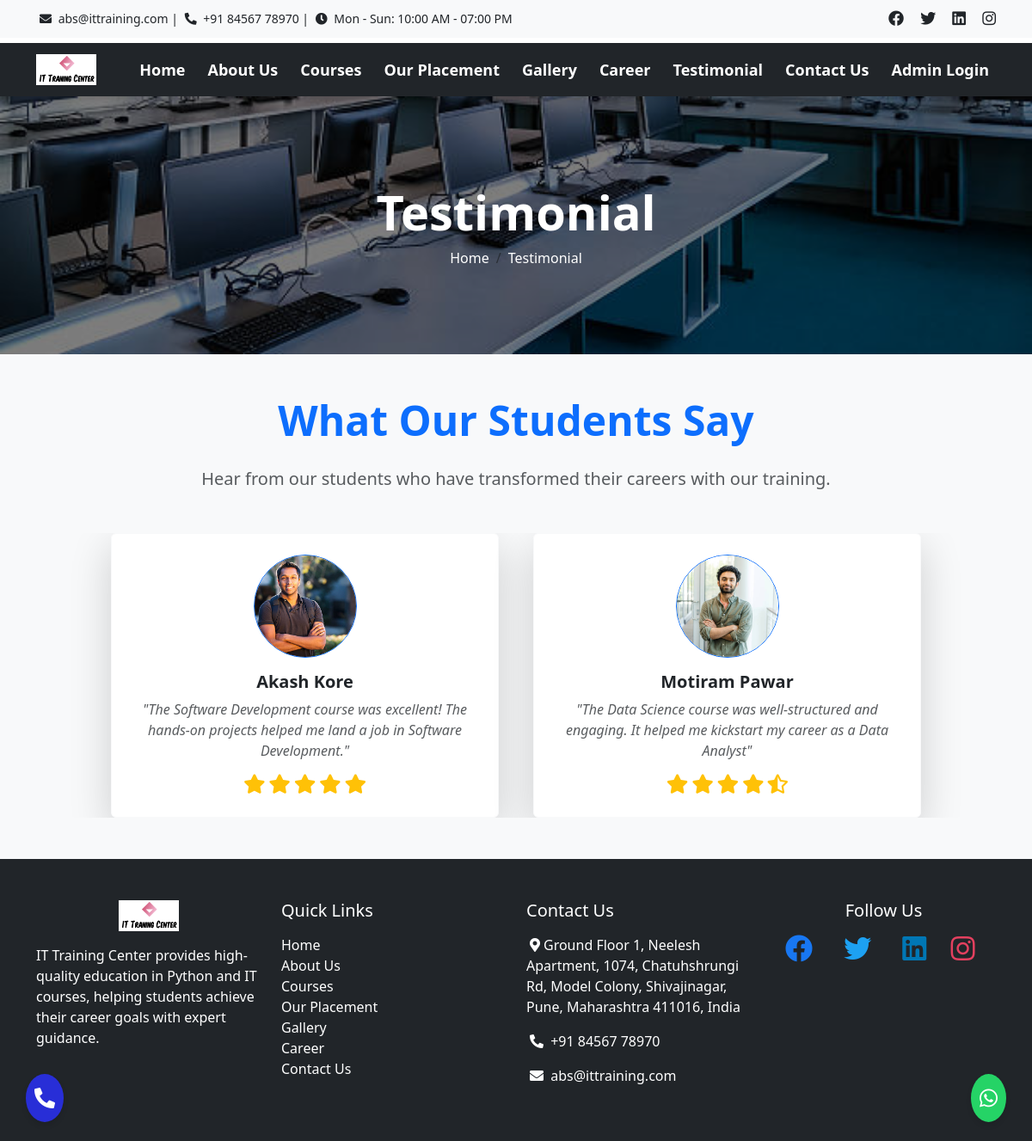
The page /Testimonial/ on the database its author committed.
### customadmin/models.py (models this page shows, shortened)
class Testimonial(models.Model):
    student_name = models.CharField(max_length=100)
    testimonial_text = models.TextField()
    rating = models.DecimalField(max_digits=2, decimal_places=1)
    image = models.ImageField(upload_to='testimonials/', null=True, blank=True)
    created_at = models.DateTimeField(auto_now_add=True)

### main/views.py (the view)
# urls.py: path('Testimonial/', views.testimonial_page, name='Testimonial'),
def testimonial_page(request):
    testimonials = Testimonial.objects.all()
    for testimonial in testimonials:
        rating = float(testimonial.rating)  # Convert to float
        testimonial.full_stars = int(rating)  # Get integer part
        testimonial.half_star = (rating - testimonial.full_stars) >= 0.5  # Check for half-star
        testimonial.empty_stars = 5 - (testimonial.full_stars + (1 if testimonial.half_star else 0))  # Calculate empty stars
    return render(request, 'main/testimonial.html', {'testimonials': testimonials})

### main/templates/main/testimonial.html (shortened to what this page needs)
{% extends 'base.html' %}
{% load static %}
{% block content %}
<div class="breadcrumb-container position-relative d-flex align-items-center justify-content-center mt-0"
     style="background: url('{% static 'images/brd.jpg' %}') no-repeat center center/cover; height: 300px; width: 100%;"
     data-aos="fade-down" data-aos-duration="1500">
    <div class="overlay" style="position: absolute; top: 0; left: 0; width: 100%; height: 100%; background: rgba(0, 0, 0, 0.5);"></div>
    <div class="breadcrumb-content text-center text-white position-relative">
        <h1 class="fw-bold display-4" data-aos="zoom-in" data-aos-duration="1500">Testimonial</h1>
        <nav>
            <ul class="breadcrumb d-flex justify-content-center p-0 m-0">
                <li class="breadcrumb-item"><a href="{% url 'home' %}" class="text-white text-decoration-none">Home</a></li>
                <li class="breadcrumb-item active text-white">Testimonial</li>
            </ul>
        </nav>
    </div>
</div>
<section class="bg-light py-5 position-relative" data-aos="fade-up" data-aos-duration="1000">
  <div class="container text-center">
      <h2 class="display-5 mb-4 text-primary fw-bold" data-aos="fade-up" data-aos-duration="1200">What Our Students Say</h2>
      <p class="lead mb-5 text-muted" data-aos="fade-up" data-aos-duration="1500">
          Hear from our students who have transformed their careers with our training.
      </p>
      <div id="testimonialCarousel" class="carousel slide" data-bs-ride="carousel">
          <div class="carousel-inner">
              {% for testimonial in testimonials %}
                {% if forloop.counter0|divisibleby:2 %}
                <div class="carousel-item {% if forloop.first %}active{% endif %}" data-bs-interval="10000">
                    <div class="row justify-content-center">
                {% endif %}
                        <div class="col-md-5 mx-2">
                            <div class="card shadow-lg border-light p-4 text-center">
                                <div class="text-center">
                                    {% if testimonial.image %}
                                        <img src="{{ testimonial.image.url }}" class="rounded-circle border border-primary mb-3"
                                            style="width: 120px; height: 120px; object-fit: cover;" alt="{{ testimonial.student_name }}">
                                    {% else %}
                                        <img src="{% static 'images/placeholder.jpg' %}" class="rounded-circle border border-primary mb-3"
                                            style="width: 120px; height: 120px; object-fit: cover;" alt="{{ testimonial.student_name }}">
                                    {% endif %}
                                </div>
                                <h5 class="fw-bold text-dark">{{ testimonial.student_name }}</h5>
                                <p class="text-muted fst-italic">
                                    "{{ testimonial.testimonial_text }}"
                                </p>
                                <div class="rating">
                                    {% for i in "12345"|make_list %}
                                        {% if forloop.counter <= testimonial.full_stars %}
                                            <i class="fas fa-star text-warning"></i>
                                        {% elif testimonial.half_star and forloop.counter == testimonial.full_stars|add:1 %}
                                            <i class="fas fa-star-half-alt text-warning"></i>
                                        {% else %}
                                            <i class="far fa-star text-warning"></i>
                                        {% endif %}
                                    {% endfor %}
                                </div>
                            </div>
                        </div>
                {% if forloop.counter|divisibleby:2 or forloop.last %}
                    </div>
                </div>
                {% endif %}
              {% endfor %}
          </div>
      </div>
  </div>
</section>
{% endblock %}

### main/templates/base.html (style rules this page uses)
body { padding-top: 50px; }

### main/templates/main/testimonial.html (style rules this page uses)
.rating i { font-size: 1.4rem; }

### rows shown on the page
Testimonial: image (picture), student_name "Akash Kore", testimonial_text "The Software Development course was excellent! The hands-on projects helped me land a job in Software Development."
Testimonial: image (picture), student_name "Motiram Pawar", testimonial_text "The Data Science course was well-structured and engaging. It helped me kickstart my career as a Data Analyst"
